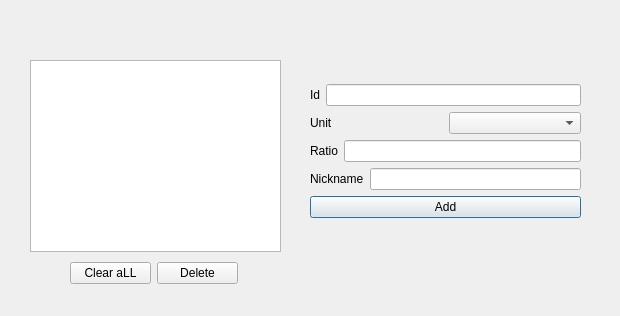
<?xml version="1.0" encoding="UTF-8"?>
<ui version="4.0">
 <class>Dialog</class>
 <widget class="QDialog" name="Dialog">
  <property name="geometry">
   <rect>
    <x>0</x>
    <y>0</y>
    <width>620</width>
    <height>316</height>
   </rect>
  </property>
  <property name="windowTitle">
   <string>Dialog</string>
  </property>
  <widget class="QListView" name="listViewMotors">
   <property name="geometry">
    <rect>
     <x>30</x>
     <y>60</y>
     <width>251</width>
     <height>192</height>
    </rect>
   </property>
  </widget>
  <widget class="QWidget" name="layoutWidget">
   <property name="geometry">
    <rect>
     <x>310</x>
     <y>40</y>
     <width>271</width>
     <height>223</height>
    </rect>
   </property>
   <layout class="QVBoxLayout" name="verticalLayout_5">
    <item>
     <layout class="QVBoxLayout" name="verticalLayout">
      <item>
       <layout class="QHBoxLayout" name="horizontalLayout_12">
        <item>
         <widget class="QLabel" name="label_10">
          <property name="text">
           <string>Id</string>
          </property>
         </widget>
        </item>
        <item>
         <widget class="QLineEdit" name="lineEditId"/>
        </item>
       </layout>
      </item>
      <item>
       <layout class="QHBoxLayout" name="horizontalLayout">
        <item>
         <widget class="QLabel" name="label">
          <property name="text">
           <string>Unit</string>
          </property>
         </widget>
        </item>
        <item>
         <widget class="QComboBox" name="comboBoxUnit"/>
        </item>
       </layout>
      </item>
      <item>
       <layout class="QHBoxLayout" name="horizontalLayout_2">
        <item>
         <widget class="QLabel" name="label_2">
          <property name="text">
           <string>Ratio</string>
          </property>
         </widget>
        </item>
        <item>
         <widget class="QLineEdit" name="lineEditRatio"/>
        </item>
       </layout>
      </item>
      <item>
       <layout class="QHBoxLayout" name="horizontalLayout_3">
        <item>
         <widget class="QLabel" name="label_3">
          <property name="text">
           <string>Nickname</string>
          </property>
         </widget>
        </item>
        <item>
         <widget class="QLineEdit" name="lineEditNickname"/>
        </item>
       </layout>
      </item>
      <item>
       <widget class="QPushButton" name="pushButtonAdd">
        <property name="text">
         <string>Add</string>
        </property>
       </widget>
      </item>
     </layout>
    </item>
   </layout>
  </widget>
  <widget class="QWidget" name="">
   <property name="geometry">
    <rect>
     <x>70</x>
     <y>260</y>
     <width>168</width>
     <height>26</height>
    </rect>
   </property>
   <layout class="QHBoxLayout" name="horizontalLayout_4">
    <item>
     <widget class="QPushButton" name="pushButtonClearAll">
      <property name="text">
       <string>Clear aLL</string>
      </property>
     </widget>
    </item>
    <item>
     <widget class="QPushButton" name="pushButtonDelete">
      <property name="text">
       <string>Delete</string>
      </property>
     </widget>
    </item>
   </layout>
  </widget>
 </widget>
 <resources/>
 <connections/>
</ui>
